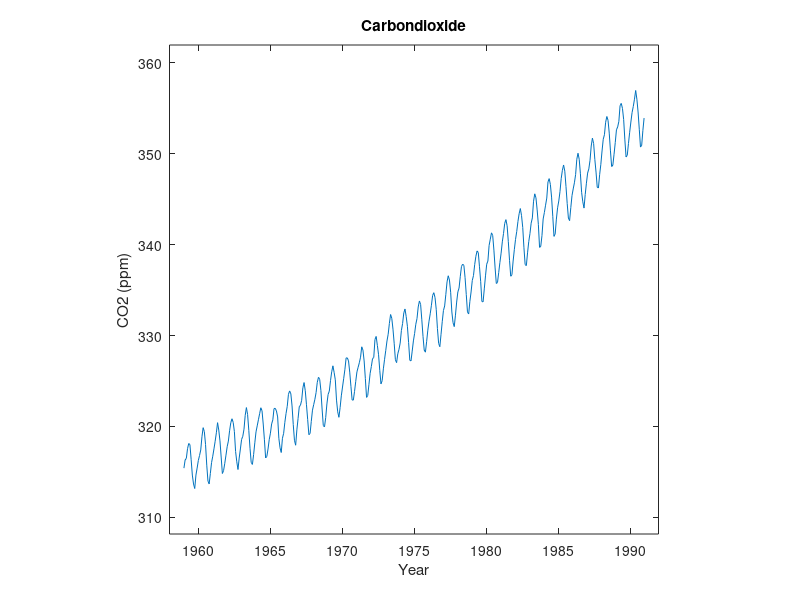

Here is the MATLAB script that generated this plot:
%  book_3_73.m

load carbondioxide

plot(Year,CO2)
xlabel('Year')
ylabel('CO2 (ppm)')
axis square
%  make just a little room around points
axis tight
ax = axis;
ax(1) = ax(1)-1;
ax(2) = ax(2)+1;
ax(3) = ax(3)-5;
ax(4) = ax(4)+5;
axis(ax)
title('Carbondioxide')
